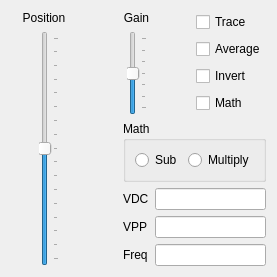
                <widget class="QWidget" name="ch2Tab">
                 <attribute name="title">
                  <string>CH2</string>
                 </attribute>
                 <layout class="QVBoxLayout" name="verticalLayout_96">
                  <item>
                   <layout class="QHBoxLayout" name="horizontalLayout_17">
                    <item>
                     <layout class="QVBoxLayout" name="verticalLayout_12">
                      <item>
                       <widget class="QLabel" name="label_11">
                        <property name="text">
                         <string>Position</string>
                        </property>
                        <property name="scaledContents">
                         <bool>true</bool>
                        </property>
                        <property name="alignment">
                         <set>Qt::AlignmentFlag::AlignCenter</set>
                        </property>
                        <property name="wordWrap">
                         <bool>true</bool>
                        </property>
                       </widget>
                      </item>
                      <item>
                       <layout class="QHBoxLayout" name="horizontalLayout_10">
                        <item>
                         <spacer name="horizontalSpacer_20">
                          <property name="orientation">
                           <enum>Qt::Orientation::Horizontal</enum>
                          </property>
                          <property name="sizeHint" stdset="0">
                           <size>
                            <width>28</width>
                            <height>20</height>
                           </size>
                          </property>
                         </spacer>
                        </item>
                        <item>
                         <widget class="QSlider" name="ch2PositionSlider">
                          <property name="minimum">
                           <number>-128</number>
                          </property>
                          <property name="maximum">
                           <number>127</number>
                          </property>
                          <property name="singleStep">
                           <number>16</number>
                          </property>
                          <property name="pageStep">
                           <number>16</number>
                          </property>
                          <property name="value">
                           <number>0</number>
                          </property>
                          <property name="sliderPosition">
                           <number>0</number>
                          </property>
                          <property name="orientation">
                           <enum>Qt::Orientation::Vertical</enum>
                          </property>
                          <property name="invertedAppearance">
                           <bool>false</bool>
                          </property>
                          <property name="invertedControls">
                           <bool>false</bool>
                          </property>
                          <property name="tickPosition">
                           <enum>QSlider::TickPosition::TicksBelow</enum>
                          </property>
                          <property name="tickInterval">
                           <number>16</number>
                          </property>
                         </widget>
                        </item>
                        <item>
                         <spacer name="horizontalSpacer_21">
                          <property name="orientation">
                           <enum>Qt::Orientation::Horizontal</enum>
                          </property>
                          <property name="sizeHint" stdset="0">
                           <size>
                            <width>18</width>
                            <height>20</height>
                           </size>
                          </property>
                         </spacer>
                        </item>
                       </layout>
                      </item>
                     </layout>
                    </item>
                    <item>
                     <layout class="QVBoxLayout" name="verticalLayout_15">
                      <item>
                       <layout class="QHBoxLayout" name="horizontalLayout_11">
                        <item>
                         <layout class="QVBoxLayout" name="verticalLayout_13">
                          <item>
                           <widget class="QLabel" name="label_12">
                            <property name="text">
                             <string>Gain</string>
                            </property>
                            <property name="scaledContents">
                             <bool>true</bool>
                            </property>
                            <property name="alignment">
                             <set>Qt::AlignmentFlag::AlignCenter</set>
                            </property>
                            <property name="wordWrap">
                             <bool>true</bool>
                            </property>
                           </widget>
                          </item>
                          <item>
                           <layout class="QHBoxLayout" name="horizontalLayout_100">
                            <item>
                             <spacer name="horizontalSpacer_22">
                              <property name="orientation">
                               <enum>Qt::Orientation::Horizontal</enum>
                              </property>
                              <property name="sizeHint" stdset="0">
                               <size>
                                <width>28</width>
                                <height>20</height>
                               </size>
                              </property>
                             </spacer>
                            </item>
                            <item>
                             <widget class="QSlider" name="ch2GainSlider">
                              <property name="maximum">
                               <number>6</number>
                              </property>
                              <property name="singleStep">
                               <number>1</number>
                              </property>
                              <property name="pageStep">
                               <number>1</number>
                              </property>
                              <property name="value">
                               <number>3</number>
                              </property>
                              <property name="sliderPosition">
                               <number>3</number>
                              </property>
                              <property name="orientation">
                               <enum>Qt::Orientation::Vertical</enum>
                              </property>
                              <property name="tickPosition">
                               <enum>QSlider::TickPosition::TicksBelow</enum>
                              </property>
                              <property name="tickInterval">
                               <number>1</number>
                              </property>
                             </widget>
                            </item>
                            <item>
                             <spacer name="horizontalSpacer_23">
                              <property name="orientation">
                               <enum>Qt::Orientation::Horizontal</enum>
                              </property>
                              <property name="sizeHint" stdset="0">
                               <size>
                                <width>18</width>
                                <height>20</height>
                               </size>
                              </property>
                             </spacer>
                            </item>
                           </layout>
                          </item>
                         </layout>
                        </item>
                        <item>
                         <layout class="QVBoxLayout" name="verticalLayout_14">
                          <item>
                           <widget class="QCheckBox" name="checkBoxCH2Trace">
                            <property name="toolTip">
                             <string>Display CH2 trace</string>
                            </property>
                            <property name="text">
                             <string>Trace</string>
                            </property>
                           </widget>
                          </item>
                          <item>
                           <widget class="QCheckBox" name="checkBoxCH2Average">
                            <property name="toolTip">
                             <string>The channel samples will be averaged to reduce aliasing</string>
                            </property>
                            <property name="text">
                             <string>Average</string>
                            </property>
                           </widget>
                          </item>
                          <item>
                           <widget class="QCheckBox" name="checkBoxCH2Invert">
                            <property name="toolTip">
                             <string>The channel will be inverted. The displayed waveform and channel math will be affected.</string>
                            </property>
                            <property name="text">
                             <string>Invert</string>
                            </property>
                           </widget>
                          </item>
                          <item>
                           <widget class="QCheckBox" name="checkBoxCH2Math">
                            <property name="toolTip">
                             <string>The channel math will be enabled</string>
                            </property>
                            <property name="text">
                             <string>Math</string>
                            </property>
                           </widget>
                          </item>
                         </layout>
                        </item>
                       </layout>
                      </item>
                      <item>
                       <layout class="QHBoxLayout" name="horizontalLayout_13">
                        <item>
                         <spacer name="horizontalSpacer_24">
                          <property name="orientation">
                           <enum>Qt::Orientation::Horizontal</enum>
                          </property>
                          <property name="sizeHint" stdset="0">
                           <size>
                            <width>40</width>
                            <height>20</height>
                           </size>
                          </property>
                         </spacer>
                        </item>
                        <item>
                         <layout class="QVBoxLayout" name="verticalLayout_16">
                          <item>
                           <widget class="QGroupBox" name="mathBox_2">
                            <property name="title">
                             <string>Math</string>
                            </property>
                            <layout class="QVBoxLayout" name="verticalLayout_17">
                             <item>
                              <layout class="QHBoxLayout" name="horizontalLayout_14">
                               <item>
                                <widget class="QRadioButton" name="radioButtonCH2Sub">
                                 <property name="toolTip">
                                  <string>The channel trace will be replaced with CH1-CH2</string>
                                 </property>
                                 <property name="text">
                                  <string>Sub</string>
                                 </property>
                                </widget>
                               </item>
                               <item>
                                <widget class="QRadioButton" name="radioButtonCH2Multiply">
                                 <property name="toolTip">
                                  <string>The channel trace will be replaced with CH1xCH2</string>
                                 </property>
                                 <property name="text">
                                  <string>Multiply</string>
                                 </property>
                                </widget>
                               </item>
                              </layout>
                             </item>
                            </layout>
                           </widget>
                          </item>
                          <item>
                           <layout class="QHBoxLayout" name="horizontalLayout_101">
                            <item>
                             <layout class="QVBoxLayout" name="verticalLayout_18">
                              <item>
                               <widget class="QLabel" name="label_14">
                                <property name="text">
                                 <string>VDC</string>
                                </property>
                               </widget>
                              </item>
                              <item>
                               <widget class="QLabel" name="label_15">
                                <property name="text">
                                 <string>VPP</string>
                                </property>
                               </widget>
                              </item>
                              <item>
                               <widget class="QLabel" name="label_16">
                                <property name="text">
                                 <string>Freq</string>
                                </property>
                               </widget>
                              </item>
                             </layout>
                            </item>
                            <item>
                             <layout class="QVBoxLayout" name="verticalLayout_19">
                              <item>
                               <widget class="QLineEdit" name="vdcTextBox_2"/>
                              </item>
                              <item>
                               <widget class="QLineEdit" name="vppTextBox_2"/>
                              </item>
                              <item>
                               <widget class="QLineEdit" name="freqTextBox_2"/>
                              </item>
                             </layout>
                            </item>
                           </layout>
                          </item>
                         </layout>
                        </item>
                       </layout>
                      </item>
                     </layout>
                    </item>
                   </layout>
                  </item>
                 </layout>
                </widget>
